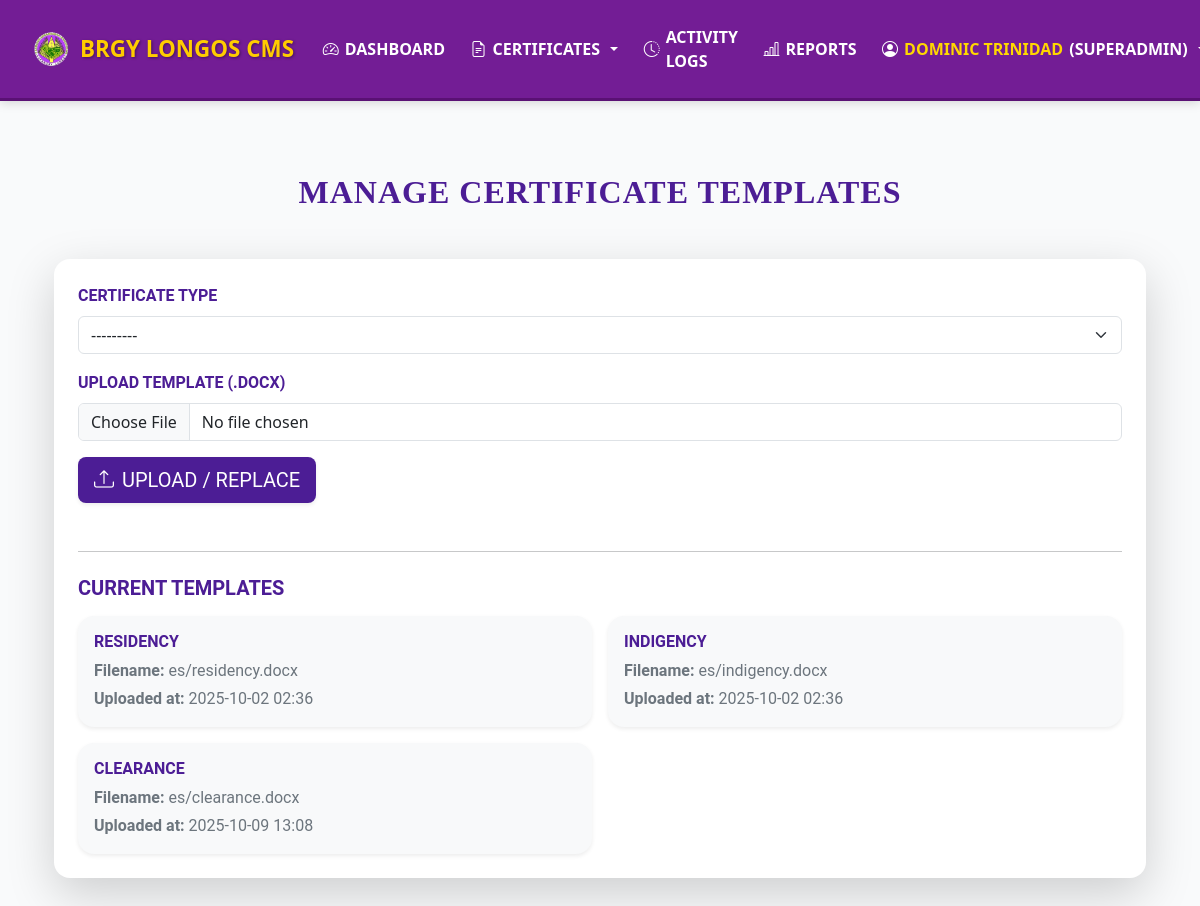
Screenshot of /certificates/manage-templates/ (signed in) with the database file from the repository.
### certificates/models.py (models this page shows, shortened)
class UserProfile(models.Model):
    ROLE_CHOICES = [
        ('staff', 'Staff'),
        ('admin', 'Admin'),
        ('superadmin', 'SuperAdmin'),
    ]
    user = models.OneToOneField(User, on_delete=models.CASCADE, related_name="profile")
    role = models.CharField(max_length=20, choices=ROLE_CHOICES, default='staff')

class CertificateTemplate(models.Model):
    template_type = models.CharField(max_length=50, choices=DOCUMENT_CHOICES, unique=True)
    def template_upload_path(instance, filename):
        filename = f"{instance.template_type}.docx"
        upload_dir = "certificate_templates"
        full_path = os.path.join(upload_dir, filename)
        full_abs_path = os.path.join(settings.MEDIA_ROOT, full_path)
        if os.path.exists(full_abs_path):
            os.remove(full_abs_path)
        return full_path
    file = models.FileField(upload_to=template_upload_path)
    uploaded_at = models.DateTimeField(auto_now_add=True)

### certificates/decorators.py (the view)
        def wrapper(request, *args, **kwargs):
            if not request.user.is_authenticated:
                messages.error(request, "Please log in first.")
                return redirect('certificates:login')  # Namespaced URL
            if hasattr(request.user, 'profile'):
                role = request.user.profile.role
            else:
                role = 'staff'
            if request.user.is_superuser or role in allowed_roles:
                return view_func(request, *args, **kwargs)
            messages.error(request, "You don't have permission to access this page.")
            return redirect('certificates:dashboard')  # Namespaced URL

### certificates/forms.py (shortened to what this page needs)
class CertificateTemplateForm(forms.ModelForm):
    class Meta:
        model = CertificateTemplate
        fields = ['template_type', 'file']
        widgets = {
            'template_type': forms.Select(attrs={'class': 'form-select'}),
            'file': forms.ClearableFileInput(attrs={'class': 'form-control'}),
        }
        labels = {
            'template_type': 'Certificate Type',
            'file': 'Template File (.docx)',
        }

### certificates/views/template_views.py (called while the page is built)
@login_required
@role_required(allowed_roles=["admin", "superadmin"])
def manage_certificate_template(request):
    if request.method == 'POST':
        form = CertificateTemplateForm(request.POST, request.FILES)
        if form.is_valid():
            uploaded_template = form.save()
            messages.success(request, f"'{uploaded_template.file.name.split('/')[-1]}' uploaded successfully!")
            return redirect('certificates:manage_certificate_template')
    else:
        form = CertificateTemplateForm()
    current_templates = {t.template_type: t for t in CertificateTemplate.objects.all()}
    return render(
        request,
        'certificates/manage_templates.html',
        {'form': form, 'current_templates': current_templates}
    )

### certificates/templates/certificates/manage_templates.html (shortened to what this page needs)
{% extends "certificates/base.html" %}
{% load static %}
{% block content %}
<div class="container py-5">
  <h2 class="text-center fw-bold text-uppercase mb-5"
      style="font-family: 'Roboto Slab', serif; font-weight: 700; font-size: 2rem; color: #4c1d95; letter-spacing: 1px;">
     MANAGE CERTIFICATE TEMPLATES
  </h2>
  <div class="card shadow-lg border-0 rounded-4 p-4">
    <form id="templateForm" method="post" enctype="multipart/form-data" class="mb-4">
      <div class="mb-3">
        <label class="form-label fw-bold text-uppercase"
               style="font-family: 'Roboto', sans-serif; color: #4c1d95;">Certificate Type</label>
        {{ form.template_type }}
      </div>
      <div class="mb-3">
        <label class="form-label fw-bold text-uppercase"
               style="font-family: 'Roboto', sans-serif; color: #4c1d95;">Upload Template (.docx)</label>
        {{ form.file }}
      </div>
      <button type="submit"
              class="btn btn-primary btn-lg d-flex align-items-center justify-content-center gap-2 shadow-sm rounded-3"
              style="font-family: 'Roboto', sans-serif; text-transform: uppercase; background-color: #4c1d95; border: none;">
        <i class="bi bi-upload"></i> Upload / Replace
      </button>
    </form>
    {% if current_templates %}
      <hr class="my-4">
      <h5 class="fw-bold text-uppercase mb-3"
          style="font-family: 'Roboto', sans-serif; color: #4c1d95;">CURRENT TEMPLATES</h5>
      <div class="row row-cols-1 row-cols-md-2 g-3">
        {% for type, template in current_templates.items %}
        <div class="col">
          <div class="card h-100 border-0 shadow-sm rounded-4 bg-light">
            <div class="card-body">
              <h6 class="card-title text-uppercase fw-bold mb-2"
                  style="font-family: 'Roboto', sans-serif; color: #4c1d95;">
                {{ type }}
              </h6>
              <p class="mb-1 text-secondary" style="font-family: 'Roboto', sans-serif;">
                <strong>Filename:</strong> {{ template.file.name|slice:"19:" }}
              </p>
              <p class="mb-0 text-secondary" style="font-family: 'Roboto', sans-serif;">
                <strong>Uploaded at:</strong> {{ template.uploaded_at|date:"Y-m-d H:i" }}
              </p>
            </div>
          </div>
        </div>
        {% endfor %}
      </div>
    {% else %}
      <p class="text-muted mt-4 fst-italic text-center" style="font-family: 'Roboto', sans-serif;">
        No templates uploaded yet.
      </p>
    {% endif %}
  </div>
</div>
{% endblock %}

### certificates/templates/certificates/base.html (shortened to what this page needs)
<!doctype html>
{% load static %}
<html lang="en">
<head>
  <link href="https://cdn.jsdelivr.net/npm/bootstrap@5.3.0/dist/css/bootstrap.min.css" rel="stylesheet">
  <link href="https://cdn.jsdelivr.net/npm/bootstrap-icons@1.11.1/font/bootstrap-icons.css" rel="stylesheet">
</head>
<body>
<nav class="navbar navbar-expand-lg">
  <div class="container-fluid">
    <a class="navbar-brand" href="{% url 'certificates:dashboard' %}">
      <img src="{% static 'images/logo.png' %}" alt="Logo"> BRGY LONGOS CMS
    </a>
    <div class="collapse navbar-collapse" id="navbarNav">
      {% if user.is_authenticated %}
      {% with role=user.profile.role|default_if_none:"" %}
      <ul class="navbar-nav ms-auto mb-2 mb-lg-0 align-items-lg-center">
        <li class="nav-item">
          <a class="nav-link {% if request.path == '/' %}active{% endif %}" href="{% url 'certificates:dashboard' %}">
            <i class="bi bi-speedometer2"></i> DASHBOARD
          </a>
        </li>
        {% if role in 'staff admin superadmin' or user.is_superuser %}
        <li class="nav-item dropdown">
          <a class="nav-link dropdown-toggle" href="#" id="certDropdown" role="button" data-bs-toggle="dropdown" aria-expanded="false">
            <i class="bi bi-file-earmark-text"></i> CERTIFICATES
          </a>
        </li>
        {% endif %}
        {% if role in 'admin superadmin' or user.is_superuser %}
        <li class="nav-item"><a class="nav-link {% if 'activity_logs' in request.path %}active{% endif %}" href="{% url 'certificates:activity_logs' %}"><i class="bi bi-clock-history"></i> ACTIVITY LOGS</a></li>
        <li class="nav-item"><a class="nav-link {% if 'reports' in request.path %}active{% endif %}" href="{% url 'certificates:reports' %}"><i class="bi bi-bar-chart-line"></i> REPORTS</a></li>
        {% endif %}
        <li class="nav-item dropdown">
          <a class="nav-link dropdown-toggle fw-semibold" href="#" id="userDropdown" role="button" data-bs-toggle="dropdown" aria-expanded="false">
            <i class="bi bi-person-circle"></i>
            <span style="color: #FFD700; font-weight: bold;">{{ user.get_full_name|default:user.username }}</span>
            ({{ role|title }})
          </a>
        </li>
      </ul>
      {% endwith %}
      {% endif %}
    </div>
  </div>
</nav>
<div class="container my-4">
  {% block content %}{% endblock %}
</div>
</body>
</html>

### certificates/templates/certificates/base.html (style rules this page uses)
:root { --primary-color: #731d95; --secondary-color: #7c3aed; --accent-color: #a78bfa; --yellow: #ffcc00; --danger: #dc3545; --bg-color: #f9fafb; }
body { background-color: var(--bg-color); font-family: 'Segoe UI', Tahoma, Geneva, Verdana, sans-serif; color: #212529; overflow-x: hidden; }
.navbar { background-color: var(--primary-color); box-shadow: 0 2px 10px rgba(0,0,0,0.15); padding: 0.75rem 1.25rem; border-bottom: 3px solid #5a1174; position: sticky; top: 0; z-index: 1050; }
.navbar-brand { font-size: 1.4rem; font-weight: 800; color: var(--yellow) !important; text-transform: uppercase; display: flex; align-items: center; gap: 8px; text-shadow: 1px 1px 3px rgba(0,0,0,0.4); }
.navbar-brand img { max-height: 40px; border-radius: 8px; }
.navbar-nav .nav-link { color: #fff !important; font-weight: 600; text-transform: uppercase; border-radius: 8px; padding: 0.6rem 1rem; margin: 0.2rem 0.3rem; display: flex; align-items: center; gap: 6px; transition: all 0.3s ease; }

### rows the page displays
UserProfile: role "SUPERADMIN"
CertificateTemplate: template_type "RESIDENCY", file.name "es/residency.docx", uploaded_at "2025-10-02 02:36"
CertificateTemplate: template_type "INDIGENCY", file.name "es/indigency.docx", uploaded_at "2025-10-02 02:36"
CertificateTemplate: template_type "CLEARANCE", file.name "es/clearance.docx", uploaded_at "2025-10-09 13:08"

### other values shown
{{ user.get_full_name|default:user.username }} "DOMINIC TRINIDAD"
